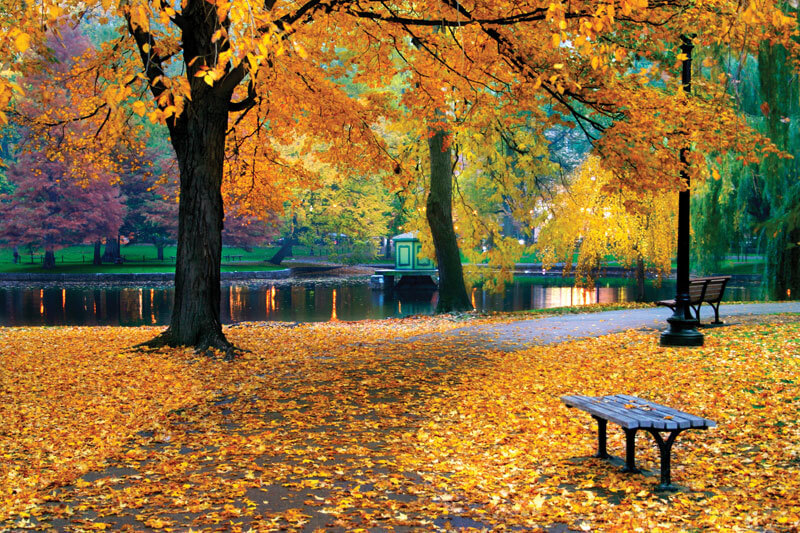
#> input picture ab.png.jpg, 800 x 533 px, given in place of the camera
$ jupyter execute day4.ipynb   (text cells are left out)
#> lines starting #> are read from the running program, lines starting #| are printed output that depends on the picture
[cell 1]
import cv2
import matplotlib.pyplot as plt

[cell 2]
vid= cv2.VideoCapture(0)
vid

[cell 3]
vid.isOpened()

[cell 4]
k =vid.read()

[cell 5]
type(k),len(k)

[cell 6]
k

[cell 7]
flag, img = vid.read()
#> img is the input picture: shape (533, 800, 3); mean B, G, R 58.1, 110, 140.6

[cell 8]
if flag:
    plt.imshow(img)

[cell 9]
if flag:
    plt.imshow(img[:,:,::-1])

[cell 10]
flag, imgflip = vid.read()

[cell 11]
if flag:
    plt.imshow(imgflip[:,:,::-1])

[cell 12]
if flag:
    plt.imshow(imgflip[:,::-1,::-1])
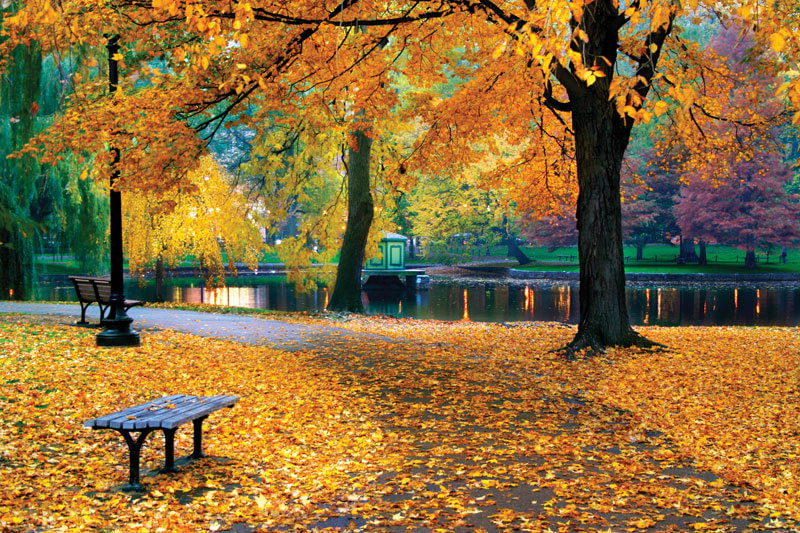
#> shown: shape (533, 800, 3); mean R, G, B 140.6, 110, 58.1

[cell 13]
if flag:
    plt.imshow(imgflip[::-1,:,::-1])
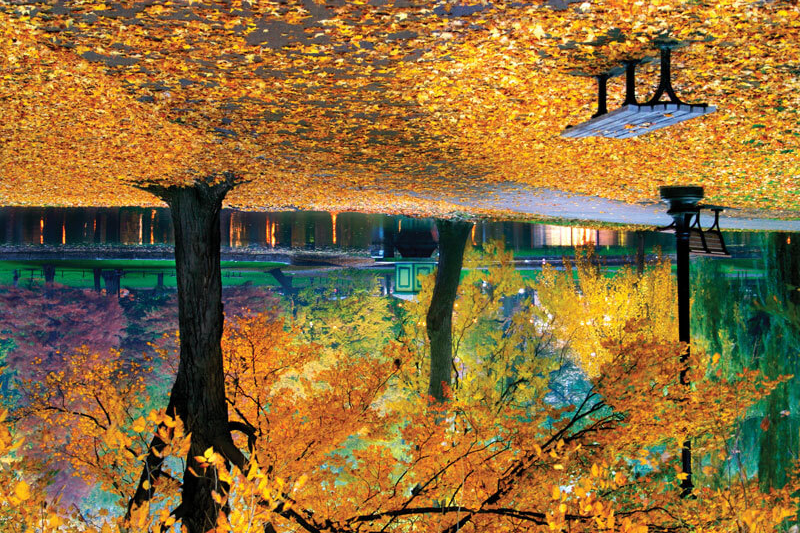
#> shown: shape (533, 800, 3); mean R, G, B 140.6, 110, 58.1

$ run again, on p.png.jpg
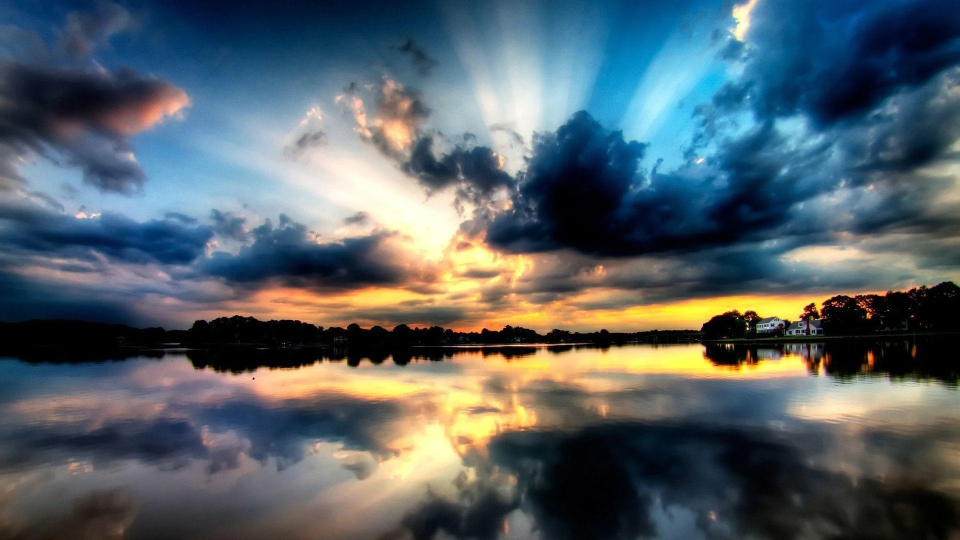
#> input picture p.png.jpg, 1920 x 1080 px, given in place of the camera (shown at 1/2 size)
#> img is the input picture: shape (1080, 1920, 3); mean B, G, R 103.4, 97.5, 85.1
#> `[cell 12] if flag: plt.imshow(imgflip[:,::-1,::-1])`:
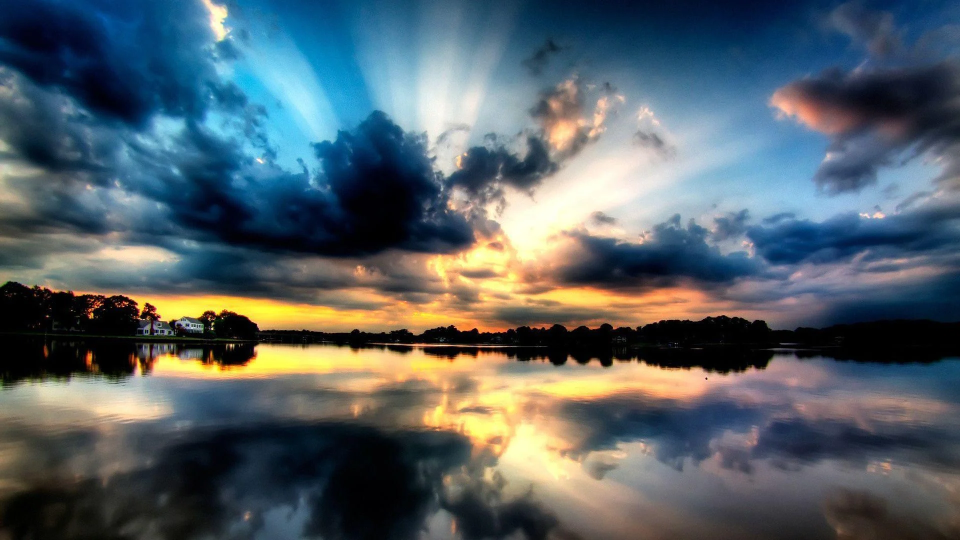
#> shown: shape (1080, 1920, 3) (shown at 1/2 size); mean R, G, B 85.1, 97.5, 103.4
#> `[cell 13] if flag: plt.imshow(imgflip[::-1,:,::-1])`:
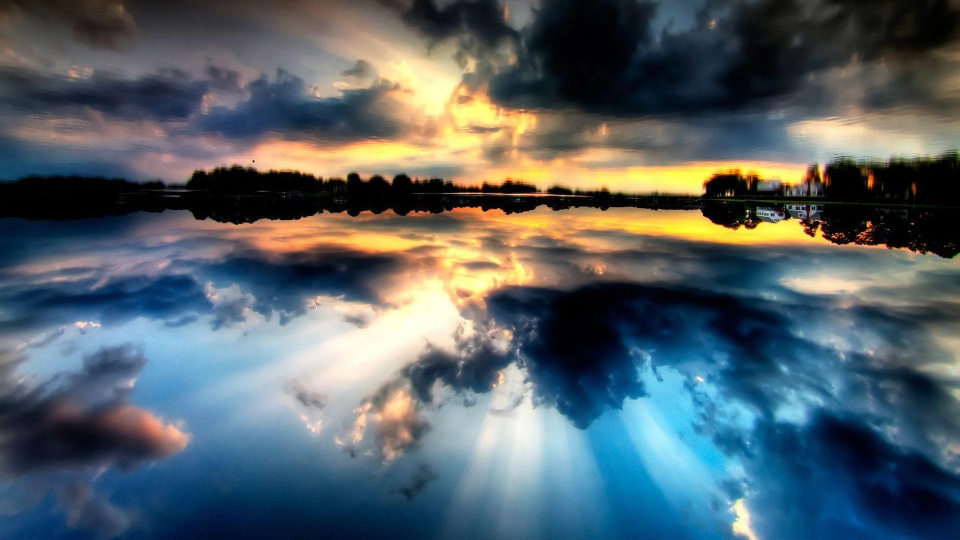
#> shown: shape (1080, 1920, 3) (shown at 1/2 size); mean R, G, B 85.1, 97.5, 103.4

$ run again, on abc.png.jpeg
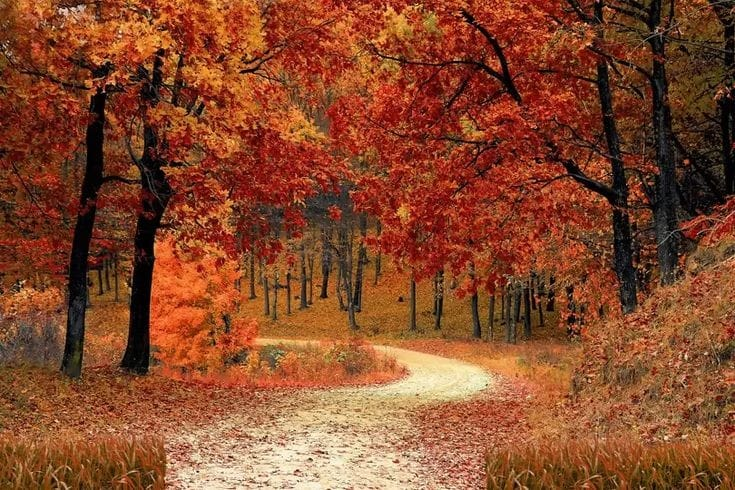
#> input picture abc.png.jpeg, 735 x 490 px, given in place of the camera
#> img is the input picture: shape (490, 735, 3); mean B, G, R 44.2, 73.4, 135.4
#> `[cell 12] if flag: plt.imshow(imgflip[:,::-1,::-1])`:
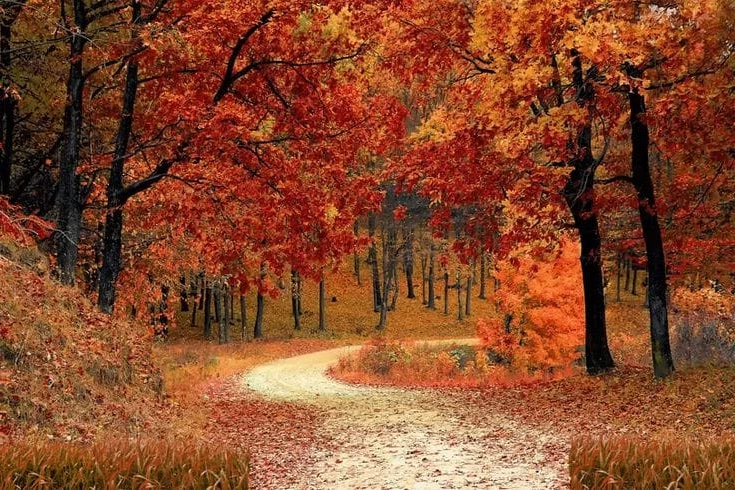
#> shown: shape (490, 735, 3); mean R, G, B 135.4, 73.4, 44.2
#> `[cell 13] if flag: plt.imshow(imgflip[::-1,:,::-1])`:
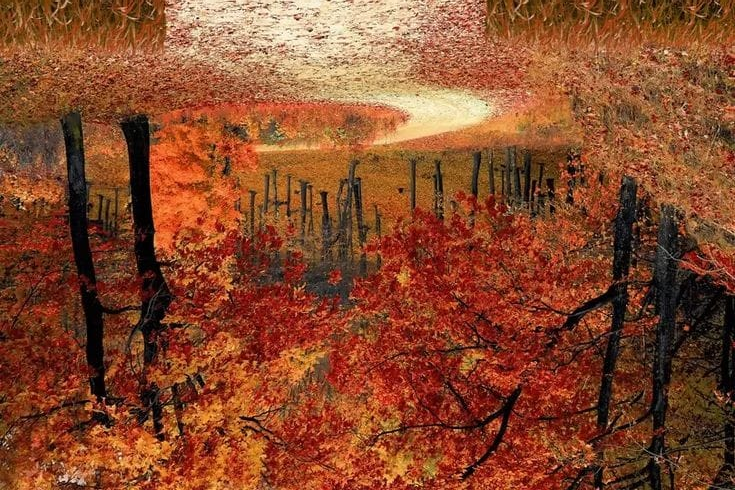
#> shown: shape (490, 735, 3); mean R, G, B 135.4, 73.4, 44.2

$ run again, on myface.png
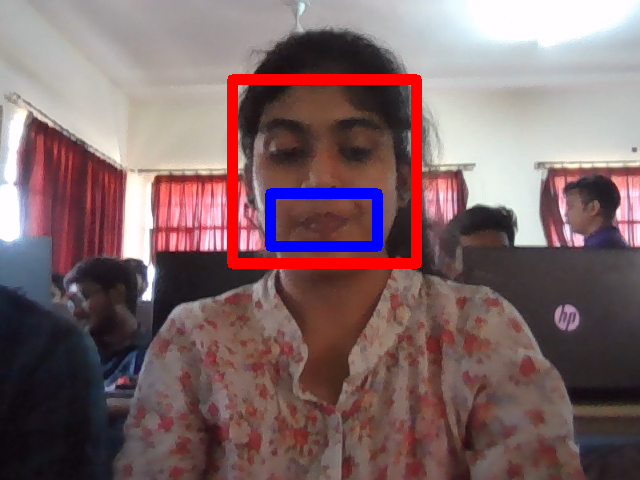
#> input picture myface.png, 640 x 480 px, given in place of the camera
#> img is the input picture: shape (480, 640, 3); mean B, G, R 105.4, 102.7, 127.2
#> `[cell 12] if flag: plt.imshow(imgflip[:,::-1,::-1])`:
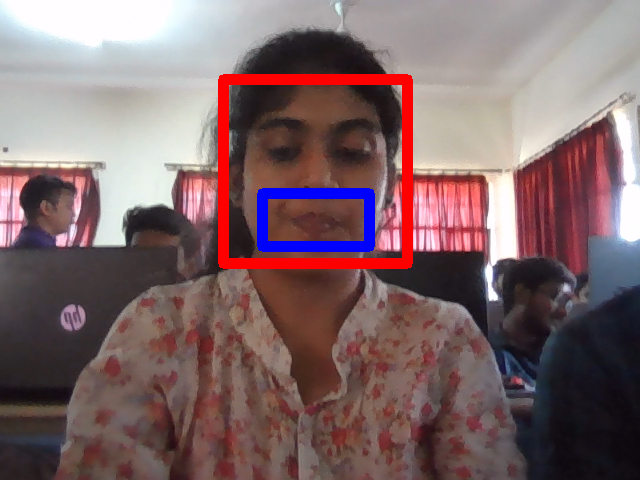
#> shown: shape (480, 640, 3); mean R, G, B 127.2, 102.7, 105.4
#> `[cell 13] if flag: plt.imshow(imgflip[::-1,:,::-1])`:
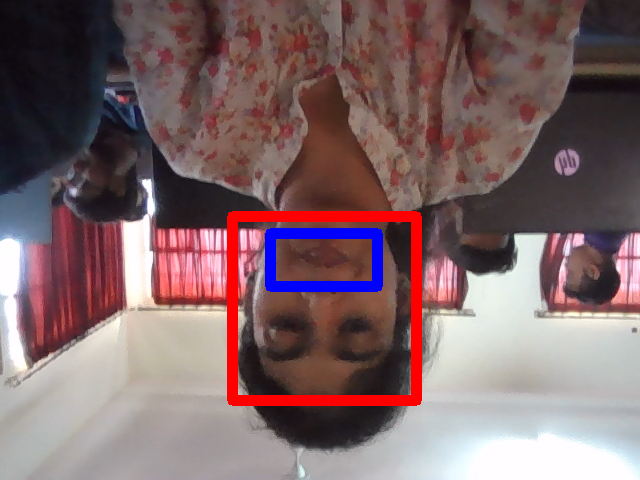
#> shown: shape (480, 640, 3); mean R, G, B 127.2, 102.7, 105.4
